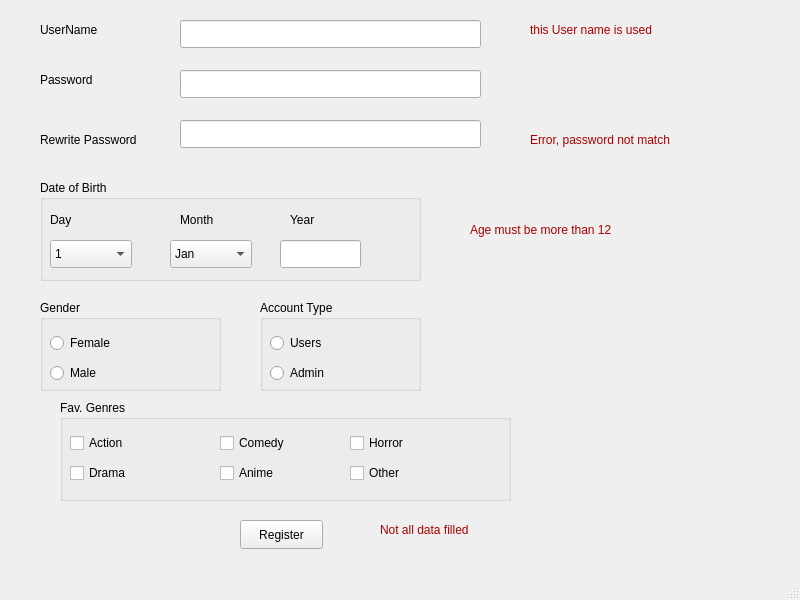
<?xml version="1.0" encoding="UTF-8"?>
<ui version="4.0">
 <class>RegisterPage</class>
 <widget class="QMainWindow" name="RegisterPage">
  <property name="geometry">
   <rect>
    <x>0</x>
    <y>0</y>
    <width>800</width>
    <height>600</height>
   </rect>
  </property>
  <property name="windowTitle">
   <string>RegisterPage</string>
  </property>
  <widget class="QWidget" name="centralwidget">
   <widget class="QLabel" name="label">
    <property name="geometry">
     <rect>
      <x>40</x>
      <y>20</y>
      <width>81</width>
      <height>20</height>
     </rect>
    </property>
    <property name="text">
     <string>UserName</string>
    </property>
   </widget>
   <widget class="QLabel" name="label_2">
    <property name="geometry">
     <rect>
      <x>40</x>
      <y>70</y>
      <width>63</width>
      <height>20</height>
     </rect>
    </property>
    <property name="text">
     <string>Password</string>
    </property>
   </widget>
   <widget class="QLabel" name="label_3">
    <property name="geometry">
     <rect>
      <x>40</x>
      <y>130</y>
      <width>131</width>
      <height>20</height>
     </rect>
    </property>
    <property name="text">
     <string>Rewrite Password</string>
    </property>
   </widget>
   <widget class="QLabel" name="Error_Username">
    <property name="geometry">
     <rect>
      <x>530</x>
      <y>20</y>
      <width>191</width>
      <height>20</height>
     </rect>
    </property>
    <property name="text">
     <string>&lt;html&gt;&lt;head/&gt;&lt;body&gt;&lt;p&gt;&lt;span style=&quot; color:#aa0000;&quot;&gt;this User name is used &lt;/span&gt;&lt;/p&gt;&lt;/body&gt;&lt;/html&gt;</string>
    </property>
    <property name="scaledContents">
     <bool>false</bool>
    </property>
   </widget>
   <widget class="QLabel" name="Error_Password">
    <property name="geometry">
     <rect>
      <x>530</x>
      <y>130</y>
      <width>181</width>
      <height>20</height>
     </rect>
    </property>
    <property name="text">
     <string>&lt;html&gt;&lt;head/&gt;&lt;body&gt;&lt;p&gt;&lt;span style=&quot; color:#aa0000;&quot;&gt;Error, password not match&lt;/span&gt;&lt;/p&gt;&lt;/body&gt;&lt;/html&gt;</string>
    </property>
   </widget>
   <widget class="QLabel" name="Error_Age">
    <property name="geometry">
     <rect>
      <x>470</x>
      <y>220</y>
      <width>211</width>
      <height>20</height>
     </rect>
    </property>
    <property name="text">
     <string>&lt;html&gt;&lt;head/&gt;&lt;body&gt;&lt;p&gt;&lt;span style=&quot; color:#aa0000;&quot;&gt;Age must be more than 12&lt;/span&gt;&lt;/p&gt;&lt;/body&gt;&lt;/html&gt;</string>
    </property>
   </widget>
   <widget class="QLabel" name="Error_Check">
    <property name="geometry">
     <rect>
      <x>380</x>
      <y>520</y>
      <width>221</width>
      <height>20</height>
     </rect>
    </property>
    <property name="text">
     <string>&lt;html&gt;&lt;head/&gt;&lt;body&gt;&lt;p&gt;&lt;span style=&quot; color:#aa0000;&quot;&gt;Not all data filled&lt;/span&gt;&lt;/p&gt;&lt;/body&gt;&lt;/html&gt;</string>
    </property>
   </widget>
   <widget class="QLineEdit" name="UserName">
    <property name="geometry">
     <rect>
      <x>180</x>
      <y>20</y>
      <width>301</width>
      <height>28</height>
     </rect>
    </property>
   </widget>
   <widget class="QLineEdit" name="Password">
    <property name="geometry">
     <rect>
      <x>180</x>
      <y>70</y>
      <width>301</width>
      <height>28</height>
     </rect>
    </property>
    <property name="echoMode">
     <enum>QLineEdit::Password</enum>
    </property>
   </widget>
   <widget class="QLineEdit" name="Repassword">
    <property name="geometry">
     <rect>
      <x>180</x>
      <y>120</y>
      <width>301</width>
      <height>28</height>
     </rect>
    </property>
    <property name="echoMode">
     <enum>QLineEdit::Password</enum>
    </property>
   </widget>
   <widget class="QGroupBox" name="Date_of_birth">
    <property name="geometry">
     <rect>
      <x>40</x>
      <y>180</y>
      <width>381</width>
      <height>101</height>
     </rect>
    </property>
    <property name="title">
     <string>Date of Birth </string>
    </property>
    <widget class="QComboBox" name="Day">
     <property name="geometry">
      <rect>
       <x>10</x>
       <y>60</y>
       <width>82</width>
       <height>28</height>
      </rect>
     </property>
     <item>
      <property name="text">
       <string>1</string>
      </property>
     </item>
     <item>
      <property name="text">
       <string>2</string>
      </property>
     </item>
     <item>
      <property name="text">
       <string>3</string>
      </property>
     </item>
     <item>
      <property name="text">
       <string>4</string>
      </property>
     </item>
     <item>
      <property name="text">
       <string>5</string>
      </property>
     </item>
     <item>
      <property name="text">
       <string>6</string>
      </property>
     </item>
     <item>
      <property name="text">
       <string>7</string>
      </property>
     </item>
     <item>
      <property name="text">
       <string>8</string>
      </property>
     </item>
     <item>
      <property name="text">
       <string>9</string>
      </property>
     </item>
     <item>
      <property name="text">
       <string>10</string>
      </property>
     </item>
     <item>
      <property name="text">
       <string>11</string>
      </property>
     </item>
     <item>
      <property name="text">
       <string>12</string>
      </property>
     </item>
     <item>
      <property name="text">
       <string>13</string>
      </property>
     </item>
     <item>
      <property name="text">
       <string>14</string>
      </property>
     </item>
     <item>
      <property name="text">
       <string>15</string>
      </property>
     </item>
     <item>
      <property name="text">
       <string>16</string>
      </property>
     </item>
     <item>
      <property name="text">
       <string>17</string>
      </property>
     </item>
     <item>
      <property name="text">
       <string>18</string>
      </property>
     </item>
     <item>
      <property name="text">
       <string>19</string>
      </property>
     </item>
     <item>
      <property name="text">
       <string>20</string>
      </property>
     </item>
     <item>
      <property name="text">
       <string>21</string>
      </property>
     </item>
     <item>
      <property name="text">
       <string>22</string>
      </property>
     </item>
     <item>
      <property name="text">
       <string>23</string>
      </property>
     </item>
     <item>
      <property name="text">
       <string>24</string>
      </property>
     </item>
     <item>
      <property name="text">
       <string>25</string>
      </property>
     </item>
     <item>
      <property name="text">
       <string>26</string>
      </property>
     </item>
     <item>
      <property name="text">
       <string>27</string>
      </property>
     </item>
     <item>
      <property name="text">
       <string>28</string>
      </property>
     </item>
     <item>
      <property name="text">
       <string>29</string>
      </property>
     </item>
     <item>
      <property name="text">
       <string>30</string>
      </property>
     </item>
     <item>
      <property name="text">
       <string>31</string>
      </property>
     </item>
    </widget>
    <widget class="QComboBox" name="Month">
     <property name="geometry">
      <rect>
       <x>130</x>
       <y>60</y>
       <width>82</width>
       <height>28</height>
      </rect>
     </property>
     <item>
      <property name="text">
       <string>Jan</string>
      </property>
     </item>
     <item>
      <property name="text">
       <string>Feb</string>
      </property>
     </item>
     <item>
      <property name="text">
       <string>Mar</string>
      </property>
     </item>
     <item>
      <property name="text">
       <string>Apr</string>
      </property>
     </item>
     <item>
      <property name="text">
       <string>May</string>
      </property>
     </item>
     <item>
      <property name="text">
       <string>Jun</string>
      </property>
     </item>
     <item>
      <property name="text">
       <string>Jul</string>
      </property>
     </item>
     <item>
      <property name="text">
       <string>Aug</string>
      </property>
     </item>
     <item>
      <property name="text">
       <string>Sep</string>
      </property>
     </item>
     <item>
      <property name="text">
       <string>Oct</string>
      </property>
     </item>
     <item>
      <property name="text">
       <string>Nov</string>
      </property>
     </item>
     <item>
      <property name="text">
       <string>Dec</string>
      </property>
     </item>
    </widget>
    <widget class="QLabel" name="label_4">
     <property name="geometry">
      <rect>
       <x>10</x>
       <y>30</y>
       <width>63</width>
       <height>20</height>
      </rect>
     </property>
     <property name="text">
      <string>Day</string>
     </property>
    </widget>
    <widget class="QLabel" name="label_5">
     <property name="geometry">
      <rect>
       <x>250</x>
       <y>30</y>
       <width>63</width>
       <height>20</height>
      </rect>
     </property>
     <property name="text">
      <string>Year</string>
     </property>
    </widget>
    <widget class="QLabel" name="label_6">
     <property name="geometry">
      <rect>
       <x>140</x>
       <y>30</y>
       <width>63</width>
       <height>20</height>
      </rect>
     </property>
     <property name="text">
      <string>Month</string>
     </property>
    </widget>
    <widget class="QLineEdit" name="year">
     <property name="geometry">
      <rect>
       <x>240</x>
       <y>60</y>
       <width>81</width>
       <height>28</height>
      </rect>
     </property>
    </widget>
   </widget>
   <widget class="QGroupBox" name="gender">
    <property name="geometry">
     <rect>
      <x>40</x>
      <y>300</y>
      <width>181</width>
      <height>91</height>
     </rect>
    </property>
    <property name="title">
     <string>Gender</string>
    </property>
    <widget class="QRadioButton" name="female">
     <property name="geometry">
      <rect>
       <x>10</x>
       <y>30</y>
       <width>112</width>
       <height>26</height>
      </rect>
     </property>
     <property name="text">
      <string>Female</string>
     </property>
    </widget>
    <widget class="QRadioButton" name="male">
     <property name="geometry">
      <rect>
       <x>10</x>
       <y>60</y>
       <width>112</width>
       <height>26</height>
      </rect>
     </property>
     <property name="text">
      <string>Male</string>
     </property>
    </widget>
   </widget>
   <widget class="QGroupBox" name="account_type">
    <property name="geometry">
     <rect>
      <x>260</x>
      <y>300</y>
      <width>161</width>
      <height>91</height>
     </rect>
    </property>
    <property name="title">
     <string>Account Type</string>
    </property>
    <widget class="QRadioButton" name="user_account">
     <property name="geometry">
      <rect>
       <x>10</x>
       <y>30</y>
       <width>112</width>
       <height>26</height>
      </rect>
     </property>
     <property name="text">
      <string>Users</string>
     </property>
    </widget>
    <widget class="QRadioButton" name="admin_account">
     <property name="geometry">
      <rect>
       <x>10</x>
       <y>60</y>
       <width>112</width>
       <height>26</height>
      </rect>
     </property>
     <property name="text">
      <string>Admin</string>
     </property>
    </widget>
   </widget>
   <widget class="QGroupBox" name="genres">
    <property name="geometry">
     <rect>
      <x>60</x>
      <y>400</y>
      <width>451</width>
      <height>101</height>
     </rect>
    </property>
    <property name="title">
     <string>Fav. Genres</string>
    </property>
    <widget class="QCheckBox" name="action">
     <property name="geometry">
      <rect>
       <x>10</x>
       <y>30</y>
       <width>93</width>
       <height>26</height>
      </rect>
     </property>
     <property name="text">
      <string>Action</string>
     </property>
    </widget>
    <widget class="QCheckBox" name="drama">
     <property name="geometry">
      <rect>
       <x>10</x>
       <y>60</y>
       <width>93</width>
       <height>26</height>
      </rect>
     </property>
     <property name="text">
      <string>Drama</string>
     </property>
    </widget>
    <widget class="QCheckBox" name="comedy">
     <property name="geometry">
      <rect>
       <x>160</x>
       <y>30</y>
       <width>93</width>
       <height>26</height>
      </rect>
     </property>
     <property name="text">
      <string>Comedy</string>
     </property>
    </widget>
    <widget class="QCheckBox" name="horror">
     <property name="geometry">
      <rect>
       <x>290</x>
       <y>30</y>
       <width>93</width>
       <height>26</height>
      </rect>
     </property>
     <property name="text">
      <string>Horror</string>
     </property>
    </widget>
    <widget class="QCheckBox" name="other">
     <property name="geometry">
      <rect>
       <x>290</x>
       <y>60</y>
       <width>93</width>
       <height>26</height>
      </rect>
     </property>
     <property name="text">
      <string>Other</string>
     </property>
    </widget>
    <widget class="QCheckBox" name="anime">
     <property name="geometry">
      <rect>
       <x>160</x>
       <y>60</y>
       <width>93</width>
       <height>26</height>
      </rect>
     </property>
     <property name="text">
      <string>Anime</string>
     </property>
    </widget>
   </widget>
   <widget class="QPushButton" name="registerButton">
    <property name="geometry">
     <rect>
      <x>240</x>
      <y>520</y>
      <width>83</width>
      <height>29</height>
     </rect>
    </property>
    <property name="text">
     <string>Register</string>
    </property>
   </widget>
  </widget>
  <widget class="QMenuBar" name="menubar">
   <property name="geometry">
    <rect>
     <x>0</x>
     <y>0</y>
     <width>800</width>
     <height>25</height>
    </rect>
   </property>
  </widget>
  <widget class="QStatusBar" name="statusbar"/>
 </widget>
 <resources/>
 <connections/>
</ui>
